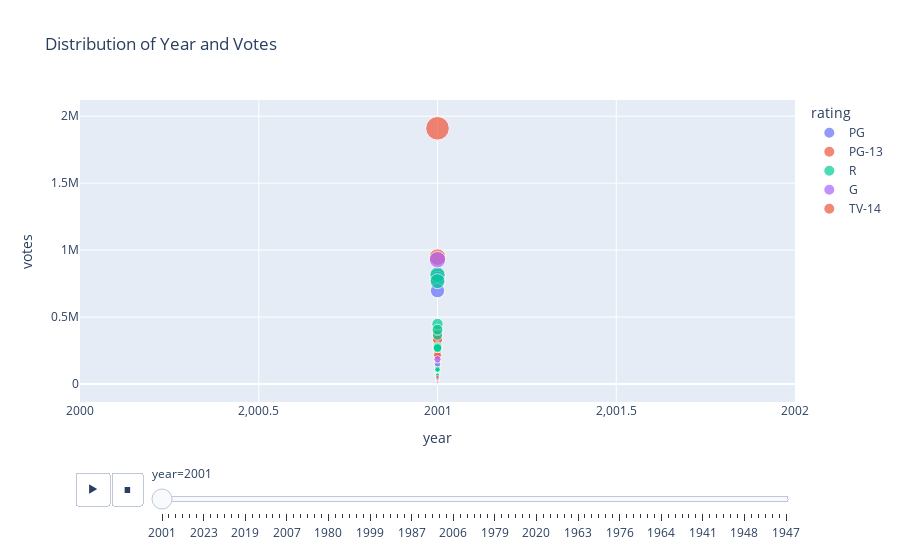

The notebook cell saved with this chart:
### Code cell
px.scatter(df, x='year',y='votes',size='votes', 
           color = 'rating',hover_name='name', animation_frame='year',
           title="Distribution of Year and Votes")

### Figure 1 — Plotly figure (JSON) as saved in the notebook; plotly's stock layout.template omitted (floating-point values rounded to 4 significant figures)
{"data": [{"hovertemplate": "<b>%{hovertext}</b><br><br>rating=PG<br>year=%{x}<br>votes=%{marker.size}<extra></extra>", "hovertext": ["Harry Potter and the Sorcerer's Stone", "Spirited Away", "Shrek", "Atlantis: The Lost Empire", "Spy Kids", "Shaolin Soccer", "Osmosis Jones", "Cats & Dogs", "Crocodile Dundee in Los Angeles", "The Other Side of Heaven"], "legendgroup": "PG", "marker": {"color": "#636efa", "size": [806214, 785627, 697115, 125573, 121430, 83843, 37264, 60952, 25554, 4569], "sizemode": "area", "sizeref": 6836.0, "symbol": "circle"}, "mode": "markers", "name": "PG", "orientation": "v", "showlegend": true, "type": "scatter", "x": [2001, 2001, 2001, 2001, 2001, 2001, 2001, 2001, 2001, 2001], "xaxis": "x", "y": [806214, 785627, 697115, 125573, 121430, 83843, 37264, 60952, 25554, 4569], "yaxis": "y"}, {"hovertemplate": "<b>%{hovertext}</b><br><br>rating=PG-13<br>year=%{x}<br>votes=%{marker.size}<extra></extra>", "hovertext": ["The Lord of the Rings: The Fellowship of the Ring", "A Knight's Tale", "A Beautiful Mind", "The Fast and the Furious", "The Mummy Returns", "Pearl Harbor", "The Others", "Josie and the Pussycats", "Save the Last Dance", "Moulin Rouge!", "Legally Blonde", "Hardball", "Driven", "Behind Enemy Lines", "Lara Croft: Tomb Raider", "Jurassic Park III", "Rat Race", "Bubble Boy", "Joe Dirt", "Black Knight", "Pootie Tang", "Final Fantasy: The Spirits Within", "The Musketeer", "Metropolis", "Just Visiting", "Texas Rangers", "Monkeybone"], "legendgroup": "PG-13", "marker": {"color": "#EF553B", "size": [1909726, 192692, 947706, 395250, 334265, 340150, 375789, 23903, 63980, 290821, 228378, 32359, 42118, 108650, 213429, 329746, 119223, 34166, 58606, 41983, 14675, 82948, 14809, 21952, 19691, 6162, 18615], "sizemode": "area", "sizeref": 6836.0, "symbol": "circle"}, "mode": "markers", "name": "PG-13", "orientation": "v", "showlegend": true, "type": "scatter", "x": [2001, 2001, 2001, 2001, 2001, 2001, 2001, 2001, 2001, 2001, 2001, 2001, 2001, 2001, 2001, 2001, 2001, 2001, 2001, 2001, 2001, 2001, 2001, 2001, 2001, 2001, 2001], "xaxis": "x", "y": [1909726, 192692, 947706, 395250, 334265, 340150, 375789, 23903, 63980, 290821, 228378, 32359, 42118, 108650, 213429, 329746, 119223, 34166, 58606, 41983, 14675, 82948, 14809, 21952, 19691, 6162, 18615], "yaxis": "y"}, {"hovertemplate": "<b>%{hovertext}</b><br><br>rating=R<br>year=%{x}<br>votes=%{marker.size}<extra></extra>", "hovertext": ["Blow", "Not Another Teen Movie", "Training Day", "Super Troopers", "Hannibal", "Donnie Darko", "Mulholland Drive", "Bully", "Vanilla Sky", "Jeepers Creepers", "The Piano Teacher", "Rock Star", "Amélie", "Ali", "Black Hawk Down", "Enemy at the Gates", "Brotherhood of the Wolf", "The Mexican", "The Warrior", "Waking Life"], "legendgroup": "R", "marker": {"color": "#00cc96", "size": [266296, 109405, 448571, 108500, 282037, 817210, 365646, 39340, 275358, 134454, 67440, 44212, 768288, 102465, 405808, 268374, 68481, 110474, 2706, 65486], "sizemode": "area", "sizeref": 6836.0, "symbol": "circle"}, "mode": "markers", "name": "R", "orientation": "v", "showlegend": true, "type": "scatter", "x": [2001, 2001, 2001, 2001, 2001, 2001, 2001, 2001, 2001, 2001, 2001, 2001, 2001, 2001, 2001, 2001, 2001, 2001, 2001, 2001], "xaxis": "x", "y": [266296, 109405, 448571, 108500, 282037, 817210, 365646, 39340, 275358, 134454, 67440, 44212, 768288, 102465, 405808, 268374, 68481, 110474, 2706, 65486], "yaxis": "y"}, {"hovertemplate": "<b>%{hovertext}</b><br><br>rating=G<br>year=%{x}<br>votes=%{marker.size}<extra></extra>", "hovertext": ["Monsters, Inc.", "The Princess Diaries", "Planet of the Apes", "Jimmy Neutron: Boy Genius", "Recess: School's Out", "The Trumpet of the Swan"], "legendgroup": "G", "marker": {"color": "#ab63fa", "size": [928682, 152912, 184852, 36225, 11139, 1222], "sizemode": "area", "sizeref": 6836.0, "symbol": "circle"}, "mode": "markers", "name": "G", "orientation": "v", "showlegend": true, "type": "scatter", "x": [2001, 2001, 2001, 2001, 2001, 2001], "xaxis": "x", "y": [928682, 152912, 184852, 36225, 11139, 1222], "yaxis": "y"}, {"hovertemplate": "<b>%{hovertext}</b><br><br>rating=TV-14<br>year=%{x}<br>votes=%{marker.size}<extra></extra>", "hovertext": ["Cowboy Bebop: The Movie"], "legendgroup": "TV-14", "marker": {"color": "#EF553B", "size": [50524], "sizemode": "area", "sizeref": 6836.0, "symbol": "circle"}, "mode": "markers", "name": "TV-14", "orientation": "v", "showlegend": true, "type": "scatter", "x": [2001], "xaxis": "x", "y": [50524], "yaxis": "y"}], "layout": {"legend": {"itemsizing": "constant", "title": {"text": "rating"}, "tracegroupgap": 0}, "sliders": [{"active": 0, "currentvalue": {"prefix": "year="}, "len": 0.9, "pad": {"b": 10, "t": 60}, "steps": [{"args": [["2001"], {"frame": {"duration": 0, "redraw": false}, "fromcurrent": true, "mode": "immediate", "transition": {"duration": 0, "easing": "linear"}}], "label": "2001", "method": "animate"}, {"args": [["1984"], {"frame": {"duration": 0, "redraw": false}, "fromcurrent": true, "mode": "immediate", "transition": {"duration": 0, "easing": "linear"}}], "label": "1984", "method": "animate"}, {"args": [["2021"], {"frame": {"duration": 0, "redraw": false}, "fromcurrent": true, "mode": "immediate", "transition": {"duration": 0, "easing": "linear"}}], "label": "2021", "method": "animate"}, {"args": [["2014"], {"frame": {"duration": 0, "redraw": false}, "fromcurrent": true, "mode": "immediate", "transition": {"duration": 0, "easing": "linear"}}], "label": "2014", "method": "animate"}, {"args": [["2022"], {"frame": {"duration": 0, "redraw": false}, "fromcurrent": true, "mode": "immediate", "transition": {"duration": 0, "easing": "linear"}}], "label": "2022", "method": "animate"}, {"args": [["2011"], {"frame": {"duration": 0, "redraw": false}, "fromcurrent": true, "mode": "immediate", "transition": {"duration": 0, "easing": "linear"}}], "label": "2011", "method": "animate"}, {"args": [["2023"], {"frame": {"duration": 0, "redraw": false}, "fromcurrent": true, "mode": "immediate", "transition": {"duration": 0, "easing": "linear"}}], "label": "2023", "method": "animate"}, {"args": [["2000"], {"frame": {"duration": 0, "redraw": false}, "fromcurrent": true, "mode": "immediate", "transition": {"duration": 0, "easing": "linear"}}], "label": "2000", "method": "animate"}, {"args": [["1978"], {"frame": {"duration": 0, "redraw": false}, "fromcurrent": true, "mode": "immediate", "transition": {"duration": 0, "easing": "linear"}}], "label": "1978", "method": "animate"}, {"args": [["2012"], {"frame": {"duration": 0, "redraw": false}, "fromcurrent": true, "mode": "immediate", "transition": {"duration": 0, "easing": "linear"}}], "label": "2012", "method": "animate"}, {"args": [["2010"], {"frame": {"duration": 0, "redraw": false}, "fromcurrent": true, "mode": "immediate", "transition": {"duration": 0, "easing": "linear"}}], "label": "2010", "method": "animate"}, {"args": [["2017"], {"frame": {"duration": 0, "redraw": false}, "fromcurrent": true, "mode": "immediate", "transition": {"duration": 0, "easing": "linear"}}], "label": "2017", "method": "animate"}, {"args": [["2019"], {"frame": {"duration": 0, "redraw": false}, "fromcurrent": true, "mode": "immediate", "transition": {"duration": 0, "easing": "linear"}}], "label": "2019", "method": "animate"}, {"args": [["1993"], {"frame": {"duration": 0, "redraw": false}, "fromcurrent": true, "mode": "immediate", "transition": {"duration": 0, "easing": "linear"}}], "label": "1993", "method": "animate"}, {"args": [["2009"], {"frame": {"duration": 0, "redraw": false}, "fromcurrent": true, "mode": "immediate", "transition": {"duration": 0, "easing": "linear"}}], "label": "2009", "method": "animate"}, {"args": [["2015"], {"frame": {"duration": 0, "redraw": false}, "fromcurrent": true, "mode": "immediate", "transition": {"duration": 0, "easing": "linear"}}], "label": "2015", "method": "animate"}, {"args": [["1986"], {"frame": {"duration": 0, "redraw": false}, "fromcurrent": true, "mode": "immediate", "transition": {"duration": 0, "easing": "linear"}}], "label": "1986", "method": "animate"}, {"args": [["2018"], {"frame": {"duration": 0, "redraw": false}, "fromcurrent": true, "mode": "immediate", "transition": {"duration": 0, "easing": "linear"}}], "label": "2018", "method": "animate"}, {"args": [["2007"], {"frame": {"duration": 0, "redraw": false}, "fromcurrent": true, "mode": "immediate", "transition": {"duration": 0, "easing": "linear"}}], "label": "2007", "method": "animate"}, {"args": [["2002"], {"frame": {"duration": 0, "redraw": false}, "fromcurrent": true, "mode": "immediate", "transition": {"duration": 0, "easing": "linear"}}], "label": "2002", "method": "animate"}, {"args": [["2013"], {"frame": {"duration": 0, "redraw": false}, "fromcurrent": true, "mode": "immediate", "transition": {"duration": 0, "easing": "linear"}}], "label": "2013", "method": "animate"}, {"args": [["1981"], {"frame": {"duration": 0, "redraw": false}, "fromcurrent": true, "mode": "immediate", "transition": {"duration": 0, "easing": "linear"}}], "label": "1981", "method": "animate"}, {"args": [["1953"], {"frame": {"duration": 0, "redraw": false}, "fromcurrent": true, "mode": "immediate", "transition": {"duration": 0, "easing": "linear"}}], "label": "1953", "method": "animate"}, {"args": [["1985"], {"frame": {"duration": 0, "redraw": false}, "fromcurrent": true, "mode": "immediate", "transition": {"duration": 0, "easing": "linear"}}], "label": "1985", "method": "animate"}, {"args": [["1980"], {"frame": {"duration": 0, "redraw": false}, "fromcurrent": true, "mode": "immediate", "transition": {"duration": 0, "easing": "linear"}}], "label": "1980", "method": "animate"}, {"args": [["1930"], {"frame": {"duration": 0, "redraw": false}, "fromcurrent": true, "mode": "immediate", "transition": {"duration": 0, "easing": "linear"}}], "label": "1930", "method": "animate"}, {"args": [["1991"], {"frame": {"duration": 0, "redraw": false}, "fromcurrent": true, "mode": "immediate", "transition": {"duration": 0, "easing": "linear"}}], "label": "1991", "method": "animate"}, {"args": [["1966"], {"frame": {"duration": 0, "redraw": false}, "fromcurrent": true, "mode": "immediate", "transition": {"duration": 0, "easing": "linear"}}], "label": "1966", "method": "animate"}, {"args": [["1960"], {"frame": {"duration": 0, "redraw": false}, "fromcurrent": true, "mode": "immediate", "transition": {"duration": 0, "easing": "linear"}}], "label": "1960", "method": "animate"}, {"args": [["1951"], {"frame": {"duration": 0, "redraw": false}, "fromcurrent": true, "mode": "immediate", "transition": {"duration": 0, "easing": "linear"}}], "label": "1951", "method": "animate"}, {"args": [["1999"], {"frame": {"duration": 0, "redraw": false}, "fromcurrent": true, "mode": "immediate", "transition": {"duration": 0, "easing": "linear"}}], "label": "1999", "method": "animate"}, {"args": [["2008"], {"frame": {"duration": 0, "redraw": false}, "fromcurrent": true, "mode": "immediate", "transition": {"duration": 0, "easing": "linear"}}], "label": "2008", "method": "animate"}, {"args": [["1975"], {"frame": {"duration": 0, "redraw": false}, "fromcurrent": true, "mode": "immediate", "transition": {"duration": 0, "easing": "linear"}}], "label": "1975", "method": "animate"}, {"args": [["1959"], {"frame": {"duration": 0, "redraw": false}, "fromcurrent": true, "mode": "immediate", "transition": {"duration": 0, "easing": "linear"}}], "label": "1959", "method": "animate"}, {"args": [["1997"], {"frame": {"duration": 0, "redraw": false}, "fromcurrent": true, "mode": "immediate", "transition": {"duration": 0, "easing": "linear"}}], "label": "1997", "method": "animate"}, {"args": [["2016"], {"frame": {"duration": 0, "redraw": false}, "fromcurrent": true, "mode": "immediate", "transition": {"duration": 0, "easing": "linear"}}], "label": "2016", "method": "animate"}, {"args": [["1987"], {"frame": {"duration": 0, "redraw": false}, "fromcurrent": true, "mode": "immediate", "transition": {"duration": 0, "easing": "linear"}}], "label": "1987", "method": "animate"}, {"args": [["2003"], {"frame": {"duration": 0, "redraw": false}, "fromcurrent": true, "mode": "immediate", "transition": {"duration": 0, "easing": "linear"}}], "label": "2003", "method": "animate"}, {"args": [["1989"], {"frame": {"duration": 0, "redraw": false}, "fromcurrent": true, "mode": "immediate", "transition": {"duration": 0, "easing": "linear"}}], "label": "1989", "method": "animate"}, {"args": [["1968"], {"frame": {"duration": 0, "redraw": false}, "fromcurrent": true, "mode": "immediate", "transition": {"duration": 0, "easing": "linear"}}], "label": "1968", "method": "animate"}, {"args": [["1996"], {"frame": {"duration": 0, "redraw": false}, "fromcurrent": true, "mode": "immediate", "transition": {"duration": 0, "easing": "linear"}}], "label": "1996", "method": "animate"}, {"args": [["2005"], {"frame": {"duration": 0, "redraw": false}, "fromcurrent": true, "mode": "immediate", "transition": {"duration": 0, "easing": "linear"}}], "label": "2005", "method": "animate"}, {"args": [["2006"], {"frame": {"duration": 0, "redraw": false}, "fromcurrent": true, "mode": "immediate", "transition": {"duration": 0, "easing": "linear"}}], "label": "2006", "method": "animate"}, {"args": [["1949"], {"frame": {"duration": 0, "redraw": false}, "fromcurrent": true, "mode": "immediate", "transition": {"duration": 0, "easing": "linear"}}], "label": "1949", "method": "animate"}, {"args": [["1965"], {"frame": {"duration": 0, "redraw": false}, "fromcurrent": true, "mode": "immediate", "transition": {"duration": 0, "easing": "linear"}}], "label": "1965", "method": "animate"}, {"args": [["2004"], {"frame": {"duration": 0, "redraw": false}, "fromcurrent": true, "mode": "immediate", "transition": {"duration": 0, "easing": "linear"}}], "label": "2004", "method": "animate"}, {"args": [["1994"], {"frame": {"duration": 0, "redraw": false}, "fromcurrent": true, "mode": "immediate", "transition": {"duration": 0, "easing": "linear"}}], "label": "1994", "method": "animate"}, {"args": [["1995"], {"frame": {"duration": 0, "redraw": false}, "fromcurrent": true, "mode": "immediate", "transition": {"duration": 0, "easing": "linear"}}], "label": "1995", "method": "animate"}, {"args": [["1979"], {"frame": {"duration": 0, "redraw": false}, "fromcurrent": true, "mode": "immediate", "transition": {"duration": 0, "easing": "linear"}}], "label": "1979", "method": "animate"}, {"args": [["1998"], {"frame": {"duration": 0, "redraw": false}, "fromcurrent": true, "mode": "immediate", "transition": {"duration": 0, "easing": "linear"}}], "label": "1998", "method": "animate"}, {"args": [["1990"], {"frame": {"duration": 0, "redraw": false}, "fromcurrent": true, "mode": "immediate", "transition": {"duration": 0, "easing": "linear"}}], "label": "1990", "method": "animate"}, {"args": [["1939"], {"frame": {"duration": 0, "redraw": false}, "fromcurrent": true, "mode": "immediate", "transition": {"duration": 0, "easing": "linear"}}], "label": "1939", "method": "animate"}, {"args": [["1992"], {"frame": {"duration": 0, "redraw": false}, "fromcurrent": true, "mode": "immediate", "transition": {"duration": 0, "easing": "linear"}}], "label": "1992", "method": "animate"}, {"args": [["1988"], {"frame": {"duration": 0, "redraw": false}, "fromcurrent": true, "mode": "immediate", "transition": {"duration": 0, "easing": "linear"}}], "label": "1988", "method": "animate"}, {"args": [["2020"], {"frame": {"duration": 0, "redraw": false}, "fromcurrent": true, "mode": "immediate", "transition": {"duration": 0, "easing": "linear"}}], "label": "2020", "method": "animate"}, {"args": [["1950"], {"frame": {"duration": 0, "redraw": false}, "fromcurrent": true, "mode": "immediate", "transition": {"duration": 0, "easing": "linear"}}], "label": "1950", "method": "animate"}, {"args": [["1937"], {"frame": {"duration": 0, "redraw": false}, "fromcurrent": true, "mode": "immediate", "transition": {"duration": 0, "easing": "linear"}}], "label": "1937", "method": "animate"}, {"args": [["1973"], {"frame": {"duration": 0, "redraw": false}, "fromcurrent": true, "mode": "immediate", "transition": {"duration": 0, "easing": "linear"}}], "label": "1973", "method": "animate"}, {"args": [["1970"], {"frame": {"duration": 0, "redraw": false}, "fromcurrent": true, "mode": "immediate", "transition": {"duration": 0, "easing": "linear"}}], "label": "1970", "method": "animate"}, {"args": [["1983"], {"frame": {"duration": 0, "redraw": false}, "fromcurrent": true, "mode": "immediate", "transition": {"duration": 0, "easing": "linear"}}], "label": "1983", "method": "animate"}, {"args": [["1963"], {"frame": {"duration": 0, "redraw": false}, "fromcurrent": true, "mode": "immediate", "transition": {"duration": 0, "easing": "linear"}}], "label": "1963", "method": "animate"}, {"args": [["1962"], {"frame": {"duration": 0, "redraw": false}, "fromcurrent": true, "mode": "immediate", "transition": {"duration": 0, "easing": "linear"}}], "label": "1962", "method": "animate"}, {"args": [["1969"], {"frame": {"duration": 0, "redraw": false}, "fromcurrent": true, "mode": "immediate", "transition": {"duration": 0, "easing": "linear"}}], "label": "1969", "method": "animate"}, {"args": [["1967"], {"frame": {"duration": 0, "redraw": false}, "fromcurrent": true, "mode": "immediate", "transition": {"duration": 0, "easing": "linear"}}], "label": "1967", "method": "animate"}, {"args": [["1982"], {"frame": {"duration": 0, "redraw": false}, "fromcurrent": true, "mode": "immediate", "transition": {"duration": 0, "easing": "linear"}}], "label": "1982", "method": "animate"}, {"args": [["1974"], {"frame": {"duration": 0, "redraw": false}, "fromcurrent": true, "mode": "immediate", "transition": {"duration": 0, "easing": "linear"}}], "label": "1974", "method": "animate"}, {"args": [["1976"], {"frame": {"duration": 0, "redraw": false}, "fromcurrent": true, "mode": "immediate", "transition": {"duration": 0, "easing": "linear"}}], "label": "1976", "method": "animate"}, {"args": [["1972"], {"frame": {"duration": 0, "redraw": false}, "fromcurrent": true, "mode": "immediate", "transition": {"duration": 0, "easing": "linear"}}], "label": "1972", "method": "animate"}, {"args": [["1957"], {"frame": {"duration": 0, "redraw": false}, "fromcurrent": true, "mode": "immediate", "transition": {"duration": 0, "easing": "linear"}}], "label": "1957", "method": "animate"}, {"args": [["1971"], {"frame": {"duration": 0, "redraw": false}, "fromcurrent": true, "mode": "immediate", "transition": {"duration": 0, "easing": "linear"}}], "label": "1971", "method": "animate"}, {"args": [["1961"], {"frame": {"duration": 0, "redraw": false}, "fromcurrent": true, "mode": "immediate", "transition": {"duration": 0, "easing": "linear"}}], "label": "1961", "method": "animate"}, {"args": [["1946"], {"frame": {"duration": 0, "redraw": false}, "fromcurrent": true, "mode": "immediate", "transition": {"duration": 0, "easing": "linear"}}], "label": "1946", "method": "animate"}, {"args": [["1964"], {"frame": {"duration": 0, "redraw": false}, "fromcurrent": true, "mode": "immediate", "transition": {"duration": 0, "easing": "linear"}}], "label": "1964", "method": "animate"}, {"args": [["1940"], {"frame": {"duration": 0, "redraw": false}, "fromcurrent": true, "mode": "immediate", "transition": {"duration": 0, "easing": "linear"}}], "label": "1940", "method": "animate"}, {"args": [["1977"], {"frame": {"duration": 0, "redraw": false}, "fromcurrent": true, "mode": "immediate", "transition": {"duration": 0, "easing": "linear"}}], "label": "1977", "method": "animate"}, {"args": [["1952"], {"frame": {"duration": 0, "redraw": false}, "fromcurrent": true, "mode": "immediate", "transition": {"duration": 0, "easing": "linear"}}], "label": "1952", "method": "animate"}, {"args": [["1945"], {"frame": {"duration": 0, "redraw": false}, "fromcurrent": true, "mode": "immediate", "transition": {"duration": 0, "easing": "linear"}}], "label": "1945", "method": "animate"}, {"args": [["1955"], {"frame": {"duration": 0, "redraw": false}, "fromcurrent": true, "mode": "immediate", "transition": {"duration": 0, "easing": "linear"}}], "label": "1955", "method": "animate"}, {"args": [["1941"], {"frame": {"duration": 0, "redraw": false}, "fromcurrent": true, "mode": "immediate", "transition": {"duration": 0, "easing": "linear"}}], "label": "1941", "method": "animate"}, {"args": [["1958"], {"frame": {"duration": 0, "redraw": false}, "fromcurrent": true, "mode": "immediate", "transition": {"duration": 0, "easing": "linear"}}], "label": "1958", "method": "animate"}, {"args": [["1933"], {"frame": {"duration": 0, "redraw": false}, "fromcurrent": true, "mode": "immediate", "transition": {"duration": 0, "easing": "linear"}}], "label": "1933", "method": "animate"}, {"args": [["1942"], {"frame": {"duration": 0, "redraw": false}, "fromcurrent": true, "mode": "immediate", "transition": {"duration": 0, "easing": "linear"}}], "label": "1942", "method": "animate"}, {"args": [["1944"], {"frame": {"duration": 0, "redraw": false}, "fromcurrent": true, "mode": "immediate", "transition": {"duration": 0, "easing": "linear"}}], "label": "1944", "method": "animate"}, {"args": [["1956"], {"frame": {"duration": 0, "redraw": false}, "fromcurrent": true, "mode": "immediate", "transition": {"duration": 0, "easing": "linear"}}], "label": "1956", "method": "animate"}, {"args": [["1948"], {"frame": {"duration": 0, "redraw": false}, "fromcurrent": true, "mode": "immediate", "transition": {"duration": 0, "easing": "linear"}}], "label": "1948", "method": "animate"}, {"args": [["1954"], {"frame": {"duration": 0, "redraw": false}, "fromcurrent": true, "mode": "immediate", "transition": {"duration": 0, "easing": "linear"}}], "label": "1954", "method": "animate"}, {"args": [["1938"], {"frame": {"duration": 0, "redraw": false}, "fromcurrent": true, "mode": "immediate", "transition": {"duration": 0, "easing": "linear"}}], "label": "1938", "method": "animate"}, {"args": [["1935"], {"frame": {"duration": 0, "redraw": false}, "fromcurrent": true, "mode": "immediate", "transition": {"duration": 0, "easing": "linear"}}], "label": "1935", "method": "animate"}, {"args": [["1943"], {"frame": {"duration": 0, "redraw": false}, "fromcurrent": true, "mode": "immediate", "transition": {"duration": 0, "easing": "linear"}}], "label": "1943", "method": "animate"}, {"args": [["1932"], {"frame": {"duration": 0, "redraw": false}, "fromcurrent": true, "mode": "immediate", "transition": {"duration": 0, "easing": "linear"}}], "label": "1932", "method": "animate"}, {"args": [["1947"], {"frame": {"duration": 0, "redraw": false}, "fromcurrent": true, "mode": "immediate", "transition": {"duration": 0, "easing": "linear"}}], "label": "1947", "method": "animate"}], "x": 0.1, "xanchor": "left", "y": 0, "yanchor": "top"}], "title": {"text": "Distribution of Year and Votes"}, "updatemenus": [{"buttons": [{"args": [null, {"frame": {"duration": 500, "redraw": false}, "fromcurrent": true, "mode": "immediate", "transition": {"duration": 500, "easing": "linear"}}], "label": "&#9654;", "method": "animate"}, {"args": [[null], {"frame": {"duration": 0, "redraw": false}, "fromcurrent": true, "mode": "immediate", "transition": {"duration": 0, "easing": "linear"}}], "label": "&#9724;", "method": "animate"}], "direction": "left", "pad": {"r": 10, "t": 70}, "showactive": false, "type": "buttons", "x": 0.1, "xanchor": "right", "y": 0, "yanchor": "top"}], "xaxis": {"anchor": "y", "categoryarray": [2001, 1984, 2021, 2014, 2022, 2011, 2023, 2000, 1978, 2012, 2010, 2017, 2019, 1993, 2009, 2015, 1986, 2018, 2007, 2002, 2013, 1981, 1953, 1985, 1980, 1930, 1991, 1966, 1960, 1951, 1999, 2008, 1975, 1959, 1997, 2016, 1987, 2003, 1989, 1968, 1996, 2005, 2006, 1949, 1965, 2004, 1994, 1995, 1979, 1998, 1990, 1939, 1992, 1988, 2020, 1950, 1937, 1973, 1970, 1983, 1963, 1962, 1969, 1967, 1982, 1974, 1976, 1972, 1957, 1971, 1961, 1946, 1964, 1940, 1977, 1952, 1945, 1955, 1941, 1958, 1933, 1942, 1944, 1956, 1948, 1954, 1938, 1935, 1943, 1932, 1947], "categoryorder": "array", "domain": [0, 1], "title": {"text": "year"}}, "yaxis": {"anchor": "x", "domain": [0, 1], "title": {"text": "votes"}}}}
